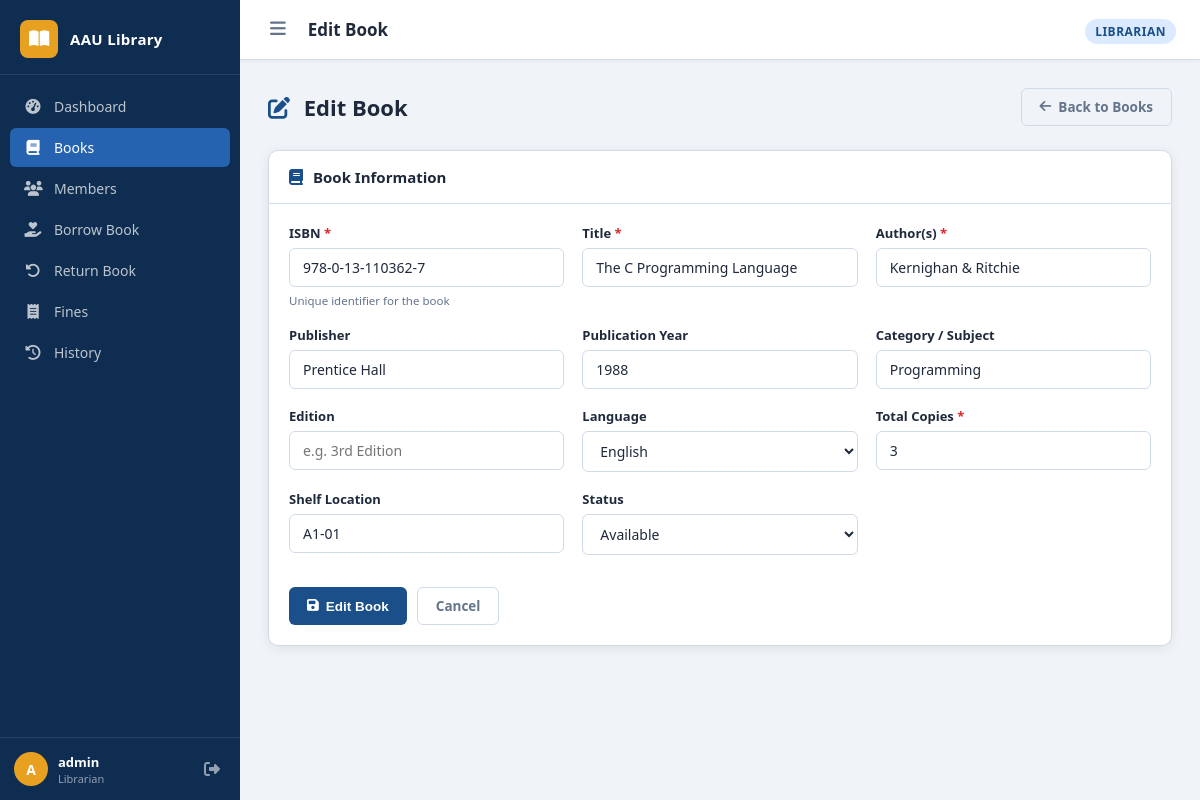
/books/edit/1 (signed in), run on the app's committed database.
### tables this page shows
CREATE TABLE books (
    book_id           INTEGER PRIMARY KEY AUTOINCREMENT,
    isbn              VARCHAR(20)  NOT NULL UNIQUE,
    title             VARCHAR(100) NOT NULL,
    author            VARCHAR(100) NOT NULL,
    publisher         VARCHAR(100),
    publication_year  INTEGER,
    category          VARCHAR(50),
    edition           VARCHAR(20),
    language          VARCHAR(30)  DEFAULT 'English',
    total_copies      INTEGER      NOT NULL DEFAULT 1,
    available_copies  INTEGER      NOT NULL DEFAULT 1,
    shelf_location    VARCHAR(50),
    status            VARCHAR(20)  NOT NULL DEFAULT 'Available'
                      CHECK(status IN ('Available','Issued','Lost')),
    created_at        DATETIME DEFAULT CURRENT_TIMESTAMP
);

### app.py (the view)
@app.route('/books/edit/<int:book_id>', methods=['GET', 'POST'])
@login_required
def edit_book(book_id):
    book = BookDAO.get_by_id(book_id)
    if not book:
        flash('Book not found.', 'danger')
        return redirect(url_for('books'))
    if request.method == 'POST':
        data = {k: v.strip() for k, v in request.form.items()}
        ok, msg = BookService.update_book(book_id, data)
        flash(msg, 'success' if ok else 'danger')
        if ok:
            return redirect(url_for('books'))
    return render_template('book_form.html', book=book, action='Edit')

### app.py (called while the page is built)
def login_required(f):
    @wraps(f)
    def decorated(*args, **kwargs):
        if 'user_id' not in session:
            flash('Please log in to continue.', 'warning')
            return redirect(url_for('login'))
        return f(*args, **kwargs)
    return decorated

### dao/book_dao.py (called while the page is built)
    @staticmethod
    def get_by_id(book_id):
        conn = get_connection()
        row = conn.execute("SELECT * FROM books WHERE book_id = ?", (book_id,)).fetchone()
        conn.close()
        return dict(row) if row else None

### dao/db_connection.py (called while the page is built)
def get_connection():
    conn = sqlite3.connect(DB_PATH, timeout=10)
    conn.row_factory = sqlite3.Row
    conn.execute("PRAGMA foreign_keys = ON")
    return conn

### templates/book_form.html (shortened to what this page needs)
{% extends 'base.html' %}
{% block page_title %}{{ action }} Book{% endblock %}
{% block content %}
<div class="page-header">
  <h1><i class="fas fa-{{ 'plus-circle' if action == 'Add' else 'edit' }}"></i> {{ action }} Book</h1>
  <a href="{{ url_for('books') }}" class="btn btn-ghost">
    <i class="fas fa-arrow-left"></i> Back to Books
  </a>
</div>
<div class="card">
  <div class="card-header">
    <i class="fas fa-book" style="color:var(--primary)"></i>
    <h2>Book Information</h2>
  </div>
  <div class="card-body">
    <form method="POST">
      <div class="form-grid">
        <div class="form-group">
          <label for="isbn">ISBN <span style="color:var(--danger)">*</span></label>
          <input type="text" id="isbn" name="isbn"
                 value="{{ book.isbn if book else '' }}"
                 placeholder="e.g. 978-3-16-148410-0" required>
          <span class="hint">Unique identifier for the book</span>
        </div>
        <div class="form-group">
          <label for="title">Title <span style="color:var(--danger)">*</span></label>
          <input type="text" id="title" name="title"
                 value="{{ book.title if book else '' }}"
                 placeholder="Book title" required>
        </div>
        <div class="form-group">
          <label for="author">Author(s) <span style="color:var(--danger)">*</span></label>
          <input type="text" id="author" name="author"
                 value="{{ book.author if book else '' }}"
                 placeholder="Author name(s)" required>
        </div>
        <div class="form-group">
          <label for="publisher">Publisher</label>
          <input type="text" id="publisher" name="publisher"
                 value="{{ book.publisher if book else '' }}"
                 placeholder="Publisher name">
        </div>
        <div class="form-group">
          <label for="publication_year">Publication Year</label>
          <input type="number" id="publication_year" name="publication_year"
                 value="{{ book.publication_year if book else '' }}"
                 placeholder="e.g. 2023" min="1000" max="2099">
        </div>
        <div class="form-group">
          <label for="category">Category / Subject</label>
          <input type="text" id="category" name="category"
                 value="{{ book.category if book else '' }}"
                 placeholder="e.g. Computer Science">
        </div>
        <div class="form-group">
          <label for="edition">Edition</label>
          <input type="text" id="edition" name="edition"
                 value="{{ book.edition if book else '' }}"
                 placeholder="e.g. 3rd Edition">
        </div>
        <div class="form-group">
          <label for="language">Language</label>
          <select id="language" name="language">
            {% for lang in ['English','Amharic','French','Arabic','German','Other'] %}
            <option value="{{ lang }}"
              {{ 'selected' if book and book.language == lang else '' }}>
              {{ lang }}
            </option>
            {% endfor %}
          </select>
        </div>
        <div class="form-group">
          <label for="total_copies">Total Copies <span style="color:var(--danger)">*</span></label>
          <input type="number" id="total_copies" name="total_copies"
                 value="{{ book.total_copies if book else 1 }}"
                 min="1" required>
        </div>
        <div class="form-group">
          <label for="shelf_location">Shelf Location</label>
          <input type="text" id="shelf_location" name="shelf_location"
                 value="{{ book.shelf_location if book else '' }}"
                 placeholder="e.g. A-12, Row 3">
        </div>
        {% if book %}
        <div class="form-group">
          <label for="status">Status</label>
          <select id="status" name="status">
            {% for s in ['Available','Issued','Lost'] %}
            <option value="{{ s }}" {{ 'selected' if book.status == s else '' }}>{{ s }}</option>
            {% endfor %}
          </select>
        </div>
        {% endif %}
      </div>
      <div class="form-actions" style="margin-top:24px;">
        <button type="submit" class="btn btn-primary">
          <i class="fas fa-save"></i> {{ action }} Book
        </button>
        <a href="{{ url_for('books') }}" class="btn btn-ghost">Cancel</a>
      </div>
    </form>
  </div>
</div>
{% endblock %}

### static/css/style.css (style rules this page uses)
:root { --primary: #1a4f8a; --primary-light: #2563b0; --primary-dark: #0f2d50; --accent: #e8a020; --accent-light: #f5b942; --success: #16a34a; --danger: #dc2626; --warning: #d97706; --info: #0284c7; --sidebar-w: 240px; --sidebar-bg: #0f2d50; --topbar-h: 60px; --bg: #f0f4f8; --card-bg: #ffffff; --border: #d1dbe8; --text: #1e293b; --text-muted: #64748b; --radius: 10px; --radius-sm: 6px; --shadow: 0 2px 12px rgba(0,0,0,.08); --shadow-lg: 0 8px 30px rgba(0,0,0,.14); --font: 'Segoe UI', system-ui, -apple-system, sans-serif; }
*, *::before, *::after { box-sizing: border-box; margin: 0; padding: 0; }
body { font-family: var(--font); background: var(--bg); color: var(--text); display: flex; min-height: 100vh; }
.page-header { display: flex; align-items: center; justify-content: space-between; margin-bottom: 24px; }
.page-header h1 { font-size: 22px; font-weight: 700; color: var(--text); }
.page-header h1 i { color: var(--primary); margin-right: 8px; }
.card { background: var(--card-bg); border-radius: var(--radius); border: 1px solid var(--border); box-shadow: var(--shadow); overflow: hidden; }
.card-header { padding: 16px 20px; border-bottom: 1px solid var(--border); display: flex; align-items: center; gap: 10px; }
.card-header h2 { font-size: 15px; font-weight: 700; color: var(--text); flex: 1; }
.card-body { padding: 20px; }
.btn { display: inline-flex; align-items: center; gap: 7px; padding: 9px 18px; border-radius: var(--radius-sm); border: none; cursor: pointer; font-size: 13.5px; font-weight: 600; text-decoration: none; transition: all .18s; white-space: nowrap; }
.btn-primary { background: var(--primary); color: white; }
.btn-ghost { background: transparent; color: var(--text-muted); border: 1px solid var(--border); }
.form-grid { display: grid; grid-template-columns: repeat(auto-fill, minmax(260px, 1fr)); gap: 18px; }
.form-group { display: flex; flex-direction: column; gap: 6px; }
.form-group label { font-size: 13px; font-weight: 600; color: var(--text); }
.form-group input, .form-group select, .form-group textarea { padding: 9px 13px; border: 1.5px solid var(--border); border-radius: var(--radius-sm); font-size: 14px; font-family: var(--font); color: var(--text); background: white; transition: border-color .18s, box-shadow .18s; outline: none; }
.form-group .hint { font-size: 11.5px; color: var(--text-muted); }
.form-actions { display: flex; gap: 10px; padding-top: 8px; }

### data on the page
books: isbn "978-0-13-110362-7", title "The C Programming Language", author "Kernighan & Ritchie", publisher "Prentice Hall", publication_year "1988", category "Programming", total_copies "3", shelf_location "A1-01"

### other printed values
{{ session.username[0]|upper }} "A"
{{ session.username }} "admin"
{{ session.role }} "Librarian"
{{ action }} "Edit"
{{ session.role }} "LIBRARIAN"
form field language "English"
form field status "Available"
